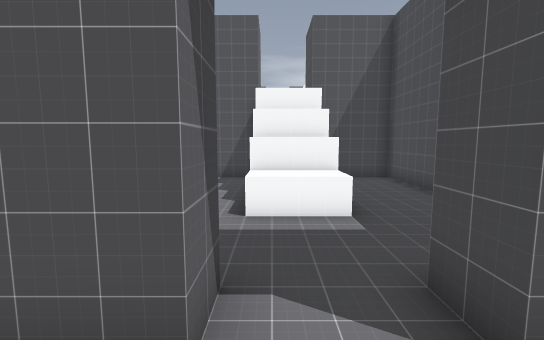
view 1 (above)

12 first-person views from a walk through a Godot game level. The camera is 1.4 m above the floor, tilts 6° down and sees 90° across. Doors that lead somewhere are drawn open, without their leaves. The floor is counted in squares, 1 m on a side. Each view is taken from the middle of a square. On the plan, view 1 faces up. The plan holds only what a view shows up to about 13 squares ahead; the rest is blank. The place goes on beyond the plan. Characters and animated objects are left out.

view 2
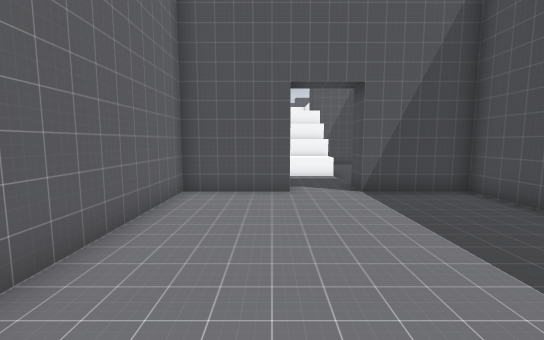

view 3
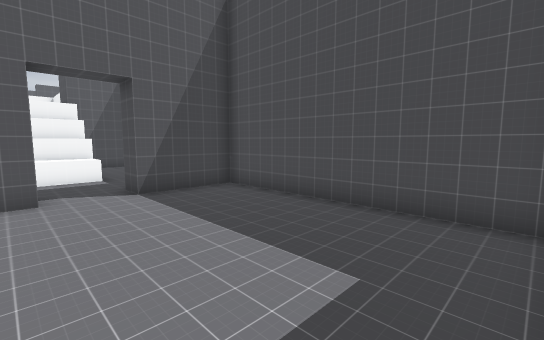

view 4
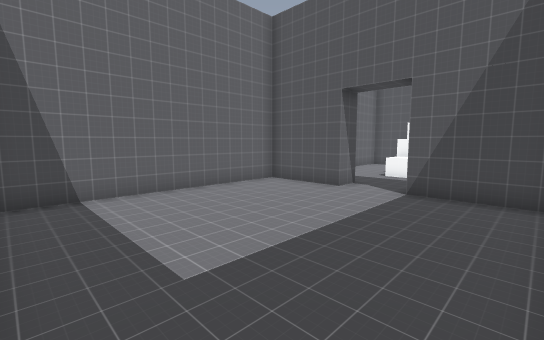

view 5
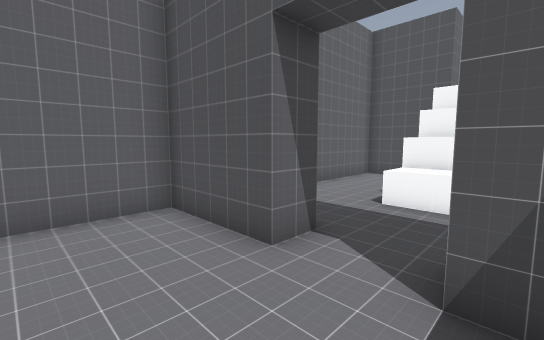

view 6
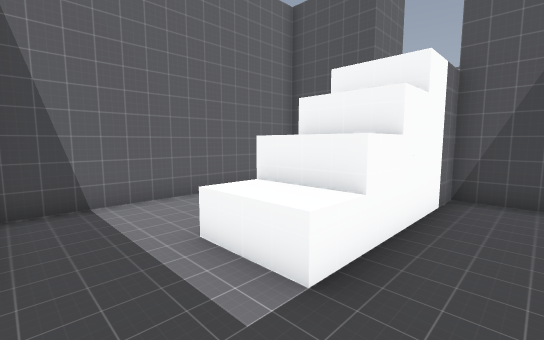

view 7
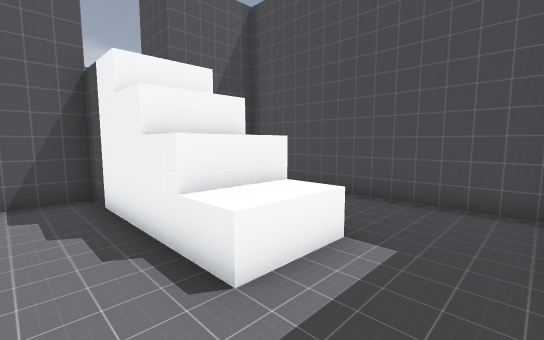

view 8
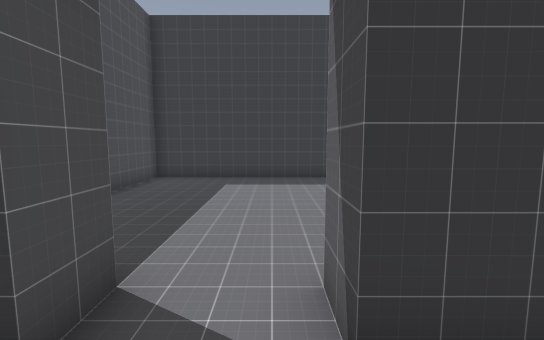

view 9
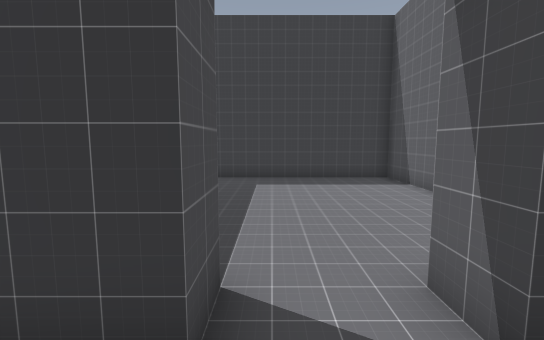

view 10
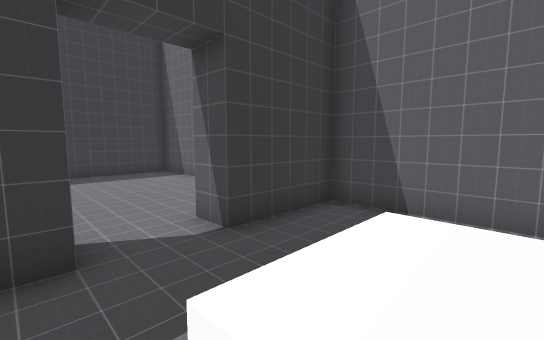

view 11
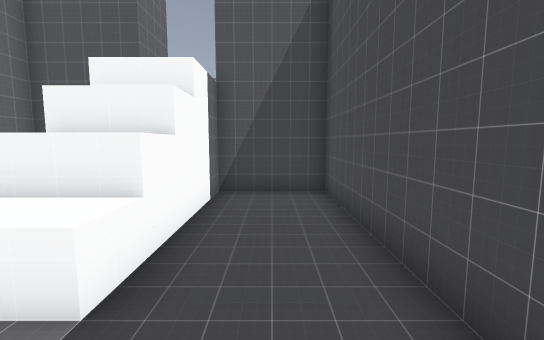

view 12
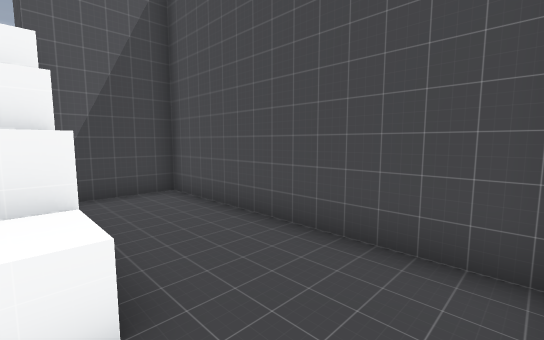

### Floor plan
Key: @ floor where view 1 was taken; # wall or solid block; . floor; D open door; ^ raised ledge.
Columns run from 4 left of view 1 to 5 right of it. Each row starts with its distance up from view 1.
 11 ####DD####
 10 #...##...#
  9 #...##...#
  8 #...##...#
  7 #...^^...#
  6 #...^^...#
  5 #...^^...#
  4 #........#
  3 #........#
  2 ####DD####
  1 #........#
  0 #...@....#
 -1 #........#
 -2 #........#
 -3 #........#
 -4 #........#
 -5 #........#
 -6 #........#
 -7 ##########

Positions as (right, up) in squares from view 1, and headings:
1: (0, 0), facing up
2: (-1, -6), facing up
3: (-1, -6), facing up-right
4: (4, -6), facing up-left
5: (2, -1), facing up-left
6: (3, 3), facing up-left
7: (-2, 3), facing up-right
8: (0, 4), facing down
9: (1, 4), facing down
10: (2, 6), facing down-left
11: (3, 3), facing up
12: (1, 3), facing up-right
